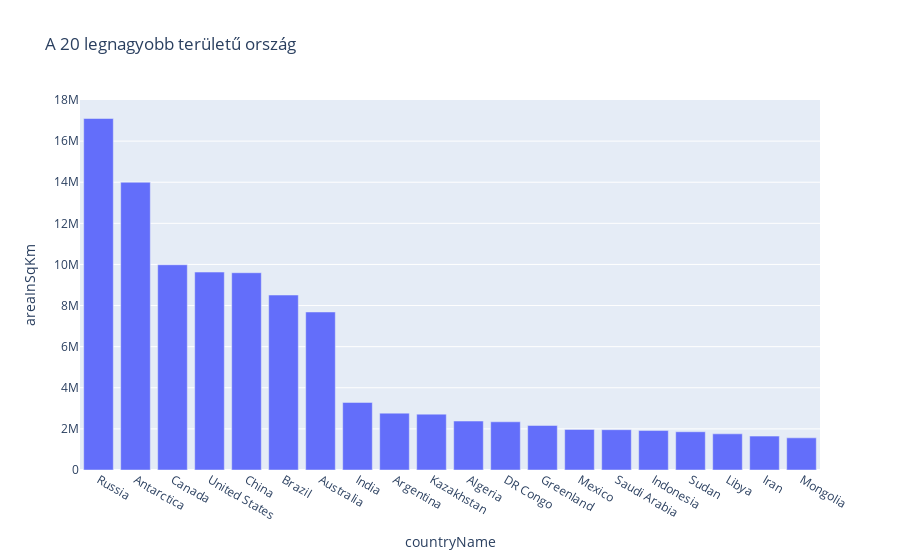

Write notebook code for a chart like this one.
### Code cell
top20 = df.sort_values(by = "areaInSqKm", ascending=False).head(20)

fig = px.bar(top20, x = "countryName", y ="areaInSqKm", title="A 20 legnagyobb területű ország")

fig.show()

### Figure 1 — Plotly figure (JSON) as saved in the notebook; plotly's stock layout.template omitted (floating-point values rounded to 4 significant figures)
{"data": [{"alignmentgroup": "True", "hovertemplate": "countryName=%{x}<br>areaInSqKm=%{y}<extra></extra>", "legendgroup": "", "marker": {"color": "#636efa", "pattern": {"shape": ""}}, "name": "", "offsetgroup": "", "orientation": "v", "showlegend": false, "textposition": "auto", "type": "bar", "x": ["Russia", "Antarctica", "Canada", "United States", "China", "Brazil", "Australia", "India", "Argentina", "Kazakhstan", "Algeria", "DR Congo", "Greenland", "Mexico", "Saudi Arabia", "Indonesia", "Sudan", "Libya", "Iran", "Mongolia"], "xaxis": "x", "y": [17100000, 14000000, 9984670, 9629091, 9596960, 8511965, 7686850, 3287590, 2766890, 2717300, 2381740, 2345410, 2166086, 1972550, 1960582, 1919440, 1861484, 1759540, 1648000, 1565000], "yaxis": "y"}], "layout": {"barmode": "relative", "legend": {"tracegroupgap": 0}, "title": {"text": "A 20 legnagyobb területű ország"}, "xaxis": {"anchor": "y", "domain": [0, 1], "title": {"text": "countryName"}}, "yaxis": {"anchor": "x", "domain": [0, 1], "title": {"text": "areaInSqKm"}}}}
